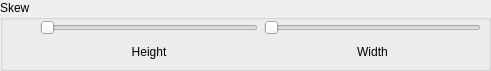
     <widget class="QGroupBox" name="groupBox_Skew">
      <property name="geometry">
       <rect>
        <x>500</x>
        <y>120</y>
        <width>491</width>
        <height>71</height>
       </rect>
      </property>
      <property name="title">
       <string>Skew</string>
      </property>
      <widget class="QWidget" name="gridLayoutWidget_8">
       <property name="geometry">
        <rect>
         <x>40</x>
         <y>20</y>
         <width>441</width>
         <height>42</height>
        </rect>
       </property>
       <layout class="QGridLayout" name="gridLayout_Skew">
        <item row="1" column="1">
         <widget class="QSlider" name="horizontalSlider_SkewWidth">
          <property name="minimum">
           <number>50</number>
          </property>
          <property name="maximum">
           <number>2000</number>
          </property>
          <property name="singleStep">
           <number>50</number>
          </property>
          <property name="orientation">
           <enum>Qt::Orientation::Horizontal</enum>
          </property>
         </widget>
        </item>
        <item row="1" column="0">
         <widget class="QSlider" name="horizontalSlider_SkewHeight">
          <property name="minimum">
           <number>50</number>
          </property>
          <property name="maximum">
           <number>2000</number>
          </property>
          <property name="singleStep">
           <number>50</number>
          </property>
          <property name="orientation">
           <enum>Qt::Orientation::Horizontal</enum>
          </property>
         </widget>
        </item>
        <item row="2" column="0">
         <widget class="QLabel" name="label_SkewHeight">
          <property name="text">
           <string>Height</string>
          </property>
          <property name="alignment">
           <set>Qt::AlignmentFlag::AlignCenter</set>
          </property>
         </widget>
        </item>
        <item row="2" column="1">
         <widget class="QLabel" name="label_SkewWidth">
          <property name="text">
           <string>Width</string>
          </property>
          <property name="alignment">
           <set>Qt::AlignmentFlag::AlignCenter</set>
          </property>
         </widget>
        </item>
       </layout>
      </widget>
     </widget>
